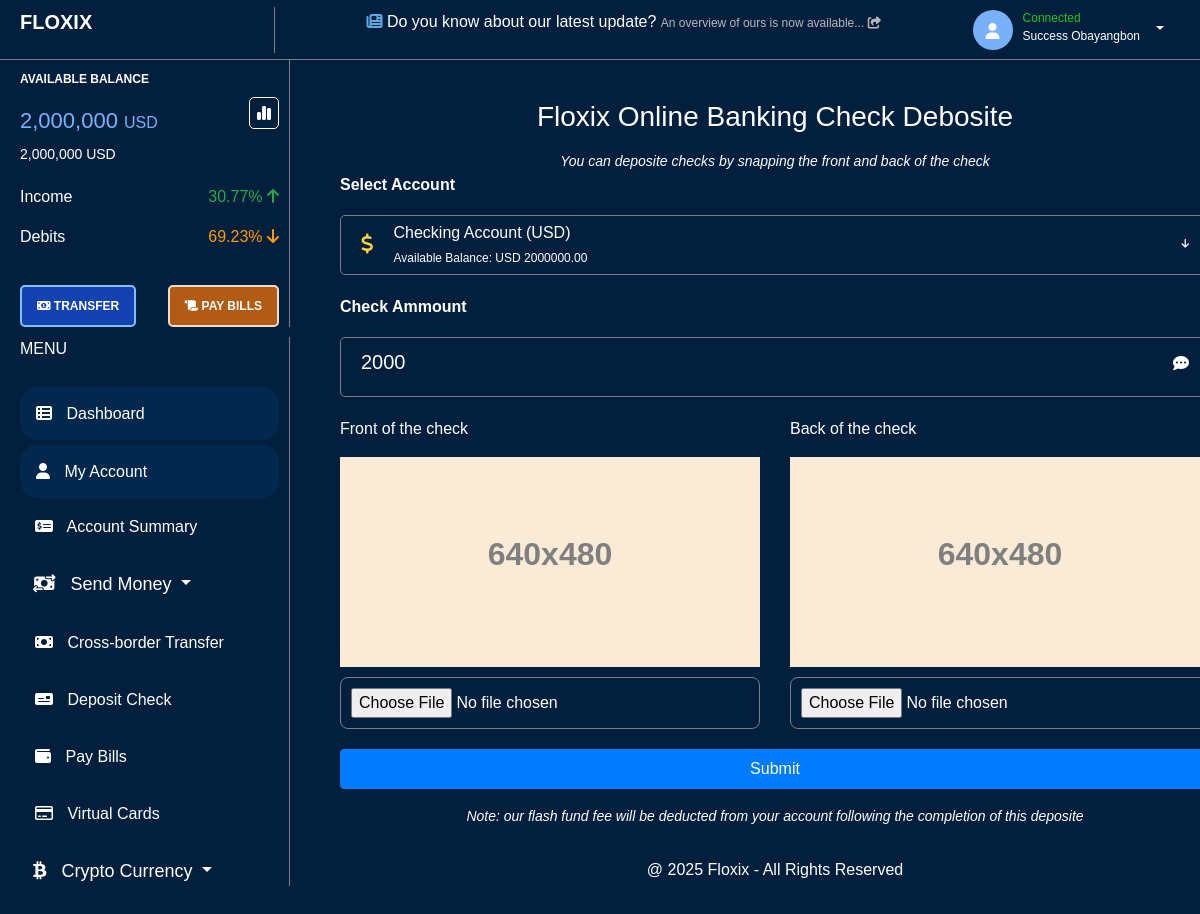
The app's page /account/user/profile/details/transaction/check/deposite/ (signed in), older data.
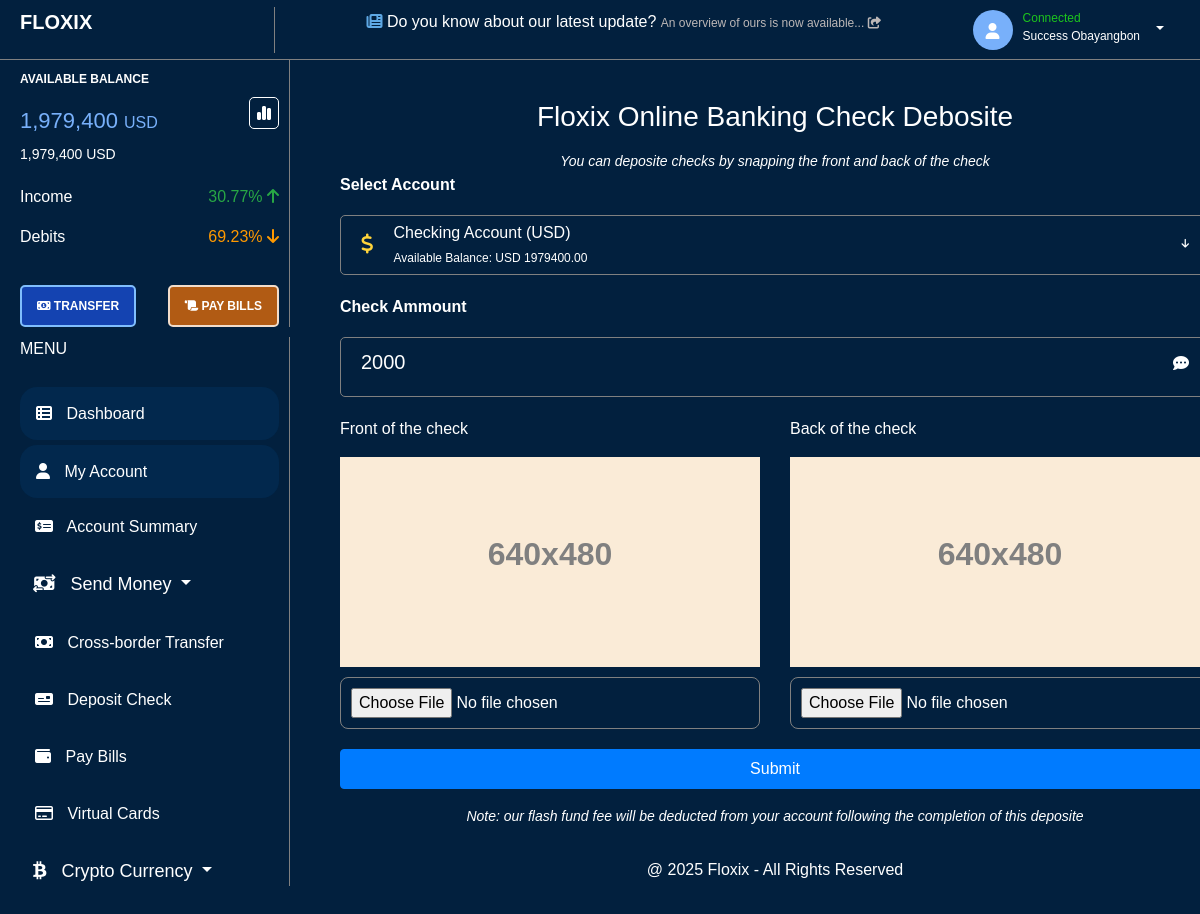
The same page, newer data.
### main_app/models.py (models this page shows, shortened)
class Profile(models.Model):
    user = models.OneToOneField(User, on_delete=models.CASCADE)
    amount = models.DecimalField(max_digits=12, decimal_places=2, default=0.00)
    image = models.ImageField(default='default.jpg', upload_to='profile_pics')
    profile_pin = models.IntegerField(blank=False, null=False, default=2002)

### main_app/views.py (the view)
# urls.py: path('account/user/profile/details/transaction/check/deposite/', views.check_deposite, name='check_deposite'),
@login_required
def check_deposite(request):
    user_profile = Profile.objects.filter(user=request.user)
    context = {
        'user_profile': user_profile,
    }
    return render(request, 'main/check_deposite.html', context)

### templates/main/check_deposite.html (shortened to what this page needs)
{%extends 'main/profile.html'%}
{%load static%}
{%block section%}
<div class="first_transfer_form_section" style="width: 100%;">
    <form class="first_transfer_form" style="width: 100%;" id="transferForm" action="{% url 'transaction_page' %}" method="post">
        <div style="width: 100%; margin: 20px;">
            <h3 style="text-align: center; margin-top: 20px;">Floxix Online Banking Check Debosite</h3>
            <div style="text-align: center; margin-top: 15px;">
                <i><small>You can deposite checks by snapping the front and back of the check</small></i>
            </div>
            <label for="" style="font-weight: bold;">Select Account</label>
            <div class="form-border" style="width: 100%;">
                <div style="display: flex; gap: 20px; align-items: center; justify-content: space-between;">
                    <div><i class="fa-solid fa-dollar-sign fa-lg" style="color: #FFD43B;"></i></div>
                    <p style="margin: 0;">Checking Account (USD) <br>
                        <span style="font-size: 12px;">Available Balance: USD {% for profile in user_profile %}{{ profile.amount }}{% endfor %}</span>
                    </p>
                </div>
                <div><i class="fa-solid fa-arrow-down fa-2xs"></i></div>
            </div>
            <label for="" style="font-weight: bold;">Check Ammount</label>
            <div class="form-border" style="width: 100%;">
                <div style="display: flex; justify-content: space-between; align-items: baseline; width: 100%;">
                    <input class="form-border-input" style="width: 100%;" type="text" name="check_ammount" placeholder="2000">
                    <p><i class="fa-solid fa-comment-dots"></i></p>
                </div>
            </div>
            <div class="check-section">
                <div>
                    <p>Front of the check</p>
                    <div style="font-size: xx-large; font-weight: bolder; width: 420px; height: 210px; background-color: antiquewhite; color: gray; display: flex; justify-content: center; align-items: center;">
                        <p>640x480</p>
                    </div>
                    <div>
                        <input required type="file" style="width: 420px; border: 1px solid gray; margin: 10px 0; padding: 10px; border-radius: 8px;" name="" id="">
                    </div>
                </div>
                <div>
                    <p>Back of the check</p>
                    <div style="font-size: xx-large; font-weight: bolder; width: 420px; height: 210px; background-color: antiquewhite; color: gray; display: flex; justify-content: center; align-items: center;">
                        <p>640x480</p>
                    </div>
                    <div>
                        <input required type="file" style="width: 420px; border: 1px solid gray; margin: 10px 0; padding: 10px; border-radius: 8px;" name="" id="">
                    </div>
                </div>
            </div>
            <button type="submit" id="blueButton" style="width: 100%; margin-top: 10px;" class="btn btn-primary transfer-button">Submit</button>
            <div style="text-align: center; margin-top: 15px;">
                <i><small>Note: our flash fund fee will be deducted from your account following the completion of this deposite</small></i>
            </div>
            <div style="position: relative; top: 0; display: flex; justify-content: center; margin-top: 30px;">
                <p>@ 2025 Floxix - All Rights Reserved</p>
            </div>
        </div>
    </form>
</div>
{%endblock section%}

### templates/main/profile.html (shortened to what the changed rows need)
{% load static %}
{% load humanize %}
<!DOCTYPE html>
<html lang="en">
  <head>
    <link rel="stylesheet" href="{% static 'css/profile.css' %}" />
    <link
      href="https://cdn.jsdelivr.net/npm/bootstrap@4.6.2/dist/css/bootstrap.min.css"
      rel="stylesheet"
    />
  </head>
  <body class="profile-body">
    <div class="second-profile-section">
      <div class="side-full-section" id="side-full-section">
        <div class="amount-section">
          <div class="balance-info">
            <p class="available-balance">AVAILABLE BALANCE</p>
            <p class="available-amount">
              {% for profile in user_profile %}{{ profile.amount|floatformat:0|intcomma }}{% endfor %}
              <span class="currency-amount">USD</span>
            </p>
            <p class="second-available-amount">
              {% for profile in user_profile %}{{ profile.amount|floatformat:0|intcomma }}{% endfor %}
              USD
            </p>
          </div>
        </div>
      </div>
      <div class="first_transfer_section" style="width: 100%">
        {% block section %} {% endblock section %}
      </div>
    </div>
  </body>
</html>

Row changes from the older to the newer data that the page shows:
changed Profile: amount "2,000,000" → "1,979,400"; amount "2000000.00" → "1979400.00"
